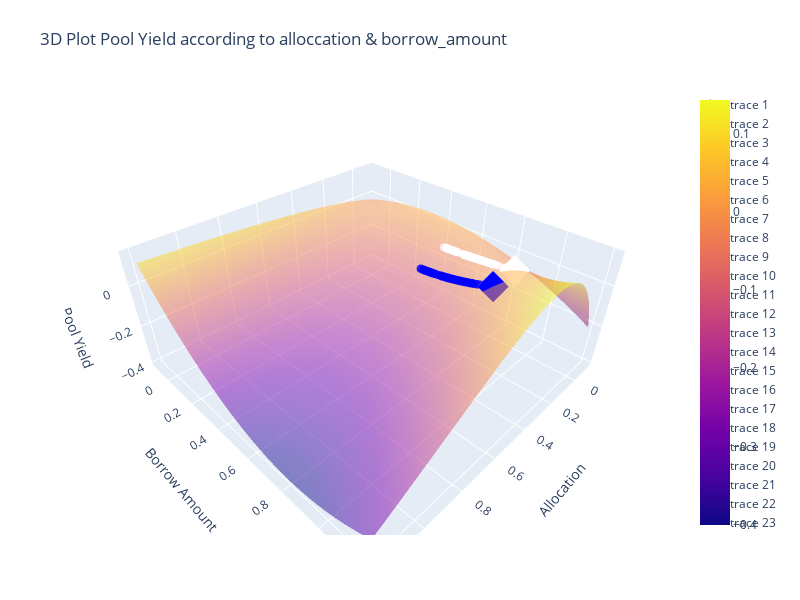

Notebook code cell kept with this figure:
### Code cell
# Plotting yield according to borrow_amount & allocation
# Also display allocation point from sample allocations
import copy
from typing import Dict
import plotly.graph_objects as go
import numpy as np

import numpy as np
import matplotlib.pyplot as plt
from mpl_toolkits.mplot3d import Axes3D
from sturdy.validator.simulator import Simulator


def borrow_rate(util_rate: float, pool: Dict) -> float:
    # interest_rate = (
    #     pool["base_rate"] + (util_rate / pool["optimal_util_rate"]) * pool["base_slope"]
    #     if util_rate < pool["optimal_util_rate"]
    #     else pool["base_rate"]
    #     + pool["base_slope"]
    #     + ((util_rate - pool["optimal_util_rate"]) / (1 - pool["optimal_util_rate"]))
    #     * pool["kink_slope"]
    # )
    interest_rate = (
        pool["base_rate"]
        + pool["base_slope"]
        + ((util_rate - pool["optimal_util_rate"]) / (1 - pool["optimal_util_rate"]))
        * pool["kink_slope"]
    )

    # interest_rate = (
    #     pool["base_rate"] + (util_rate / pool["optimal_util_rate"]) * pool["base_slope"]
    # )
    return interest_rate


def supply_rate(util_rate: float, pool: Dict) -> float:
    return util_rate * borrow_rate(util_rate, pool)

def target(alloc, borrow_amount, pool):
    util_rate = borrow_amount / (pool["reserve_size"] + alloc)
    pool_yield = alloc * supply_rate(util_rate, pool)
    return pool_yield


def add_yield_for_allocation(pool_history, allocation, fig, color='red'):
    for idx, hist in enumerate(pool_history):
        symbol = 'diamond' if idx == 0 else 'circle'  # highlight first point
        opacity = 1 if idx == 0 else 0.5  # highlight first point
        size = 8 if idx == 0 else 3
        x_highlight = allocation[target_pool]
        y_highlight = hist[target_pool]['borrow_amount']
        z_highlight = target(x_highlight, y_highlight, options)
        # Add scatter plot on the same axes to highlight the specific point
        fig.add_trace(go.Scatter3d(x=[x_highlight], y=[y_highlight], z=[z_highlight],
                                mode='markers', marker=dict(size=size, color=color, symbol=symbol, opacity=opacity)))


target_pool = '0'
assets_and_pools = {'total_assets': 0.6, 'pools': {'0': {'pool_id': '0', 'base_rate': 0.05, 'base_slope': 0.045, 'kink_slope': 0.868, 'optimal_util_rate': 0.8, 'borrow_amount': 0.9, 'reserve_size': 1.0}, '1': {'pool_id': '1', 'base_rate': 0.02, 'base_slope': 0.035, 'kink_slope': 0.763, 'optimal_util_rate': 0.8, 'borrow_amount': 0.65, 'reserve_size': 1.0}, '2': {'pool_id': '2', 'base_rate': 0.04, 'base_slope': 0.014, 'kink_slope': 0.807, 'optimal_util_rate': 0.65, 'borrow_amount': 0.8, 'reserve_size': 1.0}, '3': {'pool_id': '3', 'base_rate': 0.04, 'base_slope': 0.074, 'kink_slope': 0.281, 'optimal_util_rate': 0.9, 'borrow_amount': 0.9, 'reserve_size': 1.0}, '4': {'pool_id': '4', 'base_rate': 0.05, 'base_slope': 0.047, 'kink_slope': 0.253, 'optimal_util_rate': 0.9, 'borrow_amount': 0.7, 'reserve_size': 1.0}, '5': {'pool_id': '5', 'base_rate': 0.01, 'base_slope': 0.038, 'kink_slope': 0.341, 'optimal_util_rate': 0.8, 'borrow_amount': 0.65, 'reserve_size': 1.0}, '6': {'pool_id': '6', 'base_rate': 0.02, 'base_slope': 0.086, 'kink_slope': 0.682, 'optimal_util_rate': 0.7, 'borrow_amount': 0.8, 'reserve_size': 1.0}, '7': {'pool_id': '7', 'base_rate': 0.05, 'base_slope': 0.096, 'kink_slope': 0.832, 'optimal_util_rate': 0.7, 'borrow_amount': 0.7, 'reserve_size': 1.0}, '8': {'pool_id': '8', 'base_rate': 0.05, 'base_slope': 0.1, 'kink_slope': 0.659, 'optimal_util_rate': 0.75, 'borrow_amount': 0.55, 'reserve_size': 1.0}, '9': {'pool_id': '9', 'base_rate': 0.05, 'base_slope': 0.1, 'kink_slope': 0.241, 'optimal_util_rate': 0.9, 'borrow_amount': 0.85, 'reserve_size': 1.0}}}
# options = {'pool_id': '0', 'base_rate': 0.04, 'base_slope': 0.087, 'kink_slope': 0.922, 'optimal_util_rate': 0.75, 'borrow_amount': 0.7, 'reserve_size': 1.0}
options = pools[target_pool]
my_alloc = {'0': 0.059313933663, '1': 0.0, '2': 0.086214405598, '3': 0.109455902468, '4': 0.0, '5': 0.0, '6': 0.067177715357, '7': 0.107585342652, '8': 0.0, '9': 0.170252700259}
top_alloc = {'0': 0.059313933663, '1': 0.0, '2': 0.086214405598, '3': 0.109455902468, '4': 0.0, '5': 0.0, '6': 0.067177715357, '7': 0.107585342652, '8': 0.0, '9': 0.170252700259}
best_alloc = {'0': 0.21328915729154016, '1': 0.09498293460357368, '2': 0.27443219019440807, '3': 0.16538429198625892, '4': 0.07432036468671716, '5': 0.10311784395025728, '6': 0.2550801896211252, '7': 0.2146611485471236, '8': 0.10170059528946562, '9': 0.1570948809020659}

# Point of interest coordinates according to simulator
simulator = Simulator()
simulator.initialize()
simulator.init_data(copy.deepcopy(assets_and_pools), top_alloc)
simulator.reset()
simulator.init_data(copy.deepcopy(assets_and_pools), top_alloc)
simulator.update_reserves_with_allocs()
simulator.run()

# Setup the range for x and y
x_values = np.linspace(-0.1, 1.2, 50)
y_values = np.linspace(-0.1, 1.2, 50)

# Initialize the z values matrix
z_values = np.zeros((len(x_values), len(y_values)))

# Calculate z values using nested loops since the function accepts only scalar inputs
for i, x in enumerate(x_values):
    for j, y in enumerate(y_values):
        z_values[j, i] = target(x, y, options)

# Create a surface plot
fig = go.Figure(data=[go.Surface(z=z_values, x=x_values, y=y_values, opacity=0.5)])

add_yield_for_allocation(simulator.pool_history, top_alloc, fig, color='red')
add_yield_for_allocation(simulator.pool_history, my_alloc, fig, color='white')
add_yield_for_allocation(simulator.pool_history, best_alloc, fig, color='blue')

# Update plot layout
fig.update_layout(title='3D Plot Pool Yield according to alloccation & borrow_amount', autosize=False,
                  width=800, height=600,
                  margin=dict(l=65, r=50, b=65, t=90),
                  scene=dict(
                    xaxis_title='Allocation',  # Label for the X axis
                    yaxis_title='Borrow Amount',  # Label for the Y axis
                    zaxis_title='Pool Yield'   # Label for the Z axis
    )
                  )

# Show plot
fig.show()
